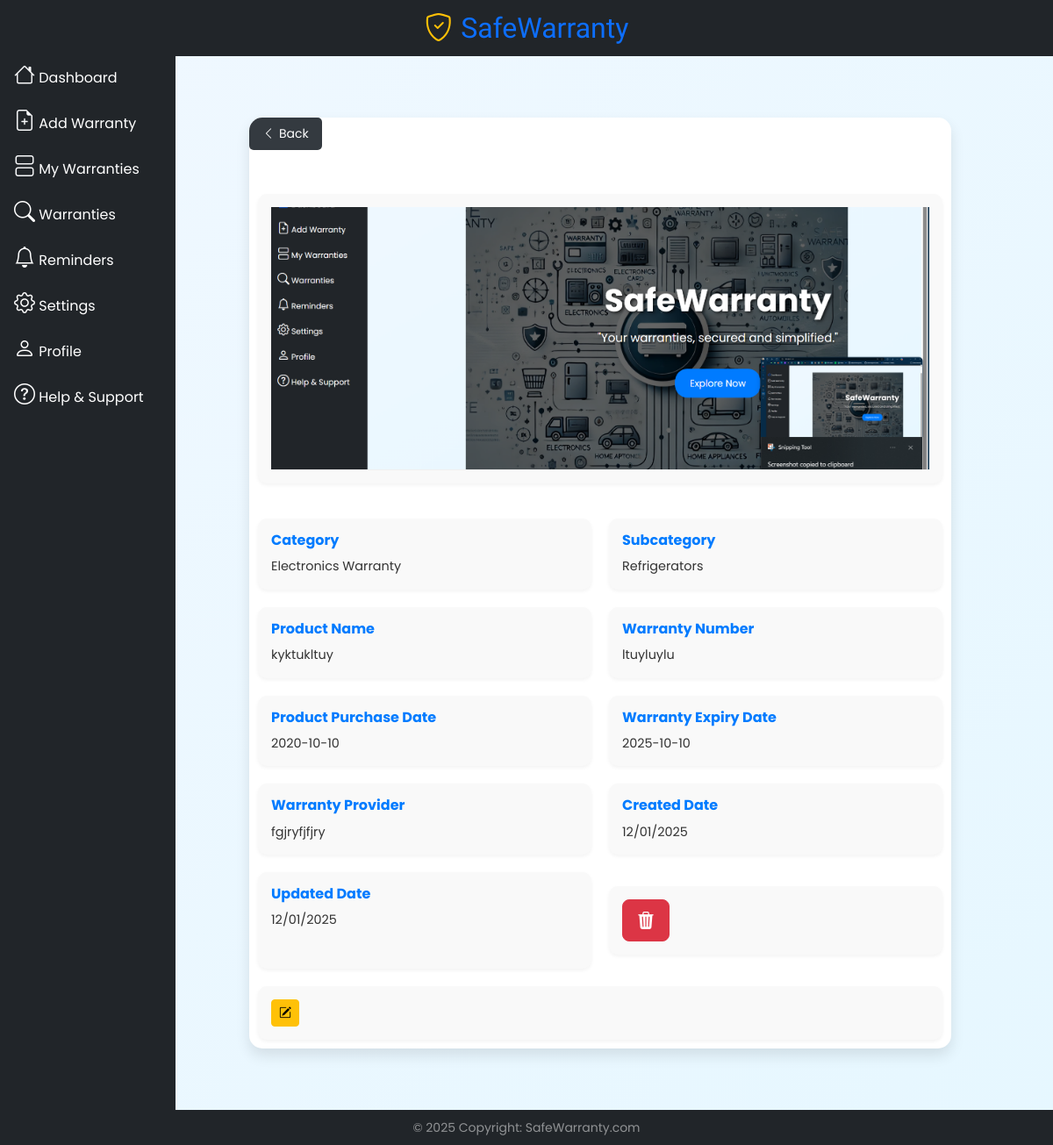
Page /view_warranties/1 on the committed database.
### models/__init__.py (models this page shows, shortened)
class WarrantyCard(db.Model):
    id = db.Column(db.Integer, primary_key=True)
    image = db.Column(db.String(200), nullable=True)  # Path to the uploaded image
    product_name= db.Column(db.String(100), nullable=False)
    warranty_number = db.Column(db.String(80), unique=True ,nullable=False)
    product_purchase_date = db.Column(db.Date(), nullable=False)
    warranty_expiry_date = db.Column(db.Date(), nullable=False)
    warranty_provider = db.Column(db.String(500))
    created_at = db.Column(db.DateTime(timezone=True), server_default=func.now())
    updated_at = db.Column(db.DateTime(timezone=True), server_default=func.now())
    category_id = db.Column(db.Integer, db.ForeignKey('category.id'), nullable=True)
    subcategory_id = db.Column(db.Integer, db.ForeignKey('subcategory.id'), nullable=True)
    category = db.relationship('Category', backref='warranties')
    subcategory = db.relationship('Subcategory', backref='warranties')

class Category(db.Model):
    id = db.Column(db.Integer, primary_key=True)
    name = db.Column(db.String(100), nullable=False)
    subcategories = db.relationship('Subcategory', backref='category', lazy=True)

class Subcategory(db.Model):
    id = db.Column(db.Integer, primary_key=True)
    name = db.Column(db.String(100), nullable=False)
    category_id = db.Column(db.Integer, db.ForeignKey('category.id'), nullable=False)

### main.py (the view)
@app.route('/view_warranties/<int:warranty_id>')
def view_warranties(warranty_id):
    all_warranties = WarrantyCard.query.filter_by(id=warranty_id).first()
    return render_template('warranty_mgmt/view_warranty.html', page_heading='View Warranty Details',all_warranties=all_warranties)

### templates/warranty_mgmt/view_warranty.html (shortened to what this page needs)
{% extends 'base.html' %}
{% block content %}
<div class="main-container">
    <div class="main-card">
        <a href="{{ url_for('get_warranties') }}" class="btn-back ">
            <i class="bi bi-chevron-left"></i> Back
        </a>
        <div class="card-content">
            <div class="info-section">
                <div class="info-card">
                    <p><img src="{{ url_for('static', filename=all_warranties.image) }}" alt="Warranty Image"
                            class="warranty-image"></p>
                </div>
                <div class="info-section">
                    <div class="info-card">
                        <h6>Category</h6>
                        <p>{{ all_warranties.category.name }}</p>
                    </div>
                    <div class="info-card">
                        <h6>Subcategory</h6>
                        <p>{{ all_warranties.subcategory.name }}</p>
                    </div>
                    <div class="info-card">
                        <h6>Product Name</h6>
                        <p>{{ all_warranties.product_name }}</p>
                    </div>
                    <div class="info-card">
                        <h6>Warranty Number</h6>
                        <p>{{ all_warranties.warranty_number }}</p>
                    </div>
                    <div class="info-card">
                        <h6>Product Purchase Date</h6>
                        <p>{{ all_warranties.product_purchase_date }}</p>
                    </div>
                    <div class="info-card">
                        <h6>Warranty Expiry Date</h6>
                        <p>{{ all_warranties.warranty_expiry_date }}</p>
                    </div>
                    <div class="info-card">
                        <h6>Warranty Provider</h6>
                        <p>{{ all_warranties.warranty_provider }}</p>
                    </div>
                    <div class="info-card">
                        <h6>Created Date</h6>
                        <p>{{ all_warranties.created_at.strftime("%d/%m/%Y") }}</p>
                    </div>
                    <div class="info-card">
                        <h6>Updated Date</h6>
                        <p>{{ all_warranties.updated_at.strftime("%d/%m/%Y") }}</p>
                    </div>
                    <div class="mt-3 mb-3 info-card">
                        <form action="{{ url_for('delete_warranty', warranty_id=all_warranties.id) }}" method="POST">
                            <button type="submit" class="btn btn-lg btn-danger">
                                <i class="bi bi-trash3-fill"></i>
                            </button>
                        </form>
                    </div>
                    <div class="d-flex gap-4 info-card">
                        <a href="{{url_for('edit_warranty', warranty_id=all_warranties.id)}}" class="text-warning">
                            <button class="btn btn-sm btn-warning">
                                <i class="bi bi-pencil-square"></i>
                            </button>
                        </a>
                    </div>
                </div>
            </div>
        </div>
    </div>
</div>
{% endblock %}

### static/styles/style.css (style rules this page uses)
* { padding:0; margin:0; font-family: "Poppins", sans-serif; }
body { background: linear-gradient(to bottom right, #f0f8ff, #e6f7ff); font-family: 'Arial', sans-serif; }

### templates/layout/side_navbar.html (style rules this page uses)
body { overflow-x: hidden; }

### templates/warranty_mgmt/view_warranty.html (style rules this page uses)
.main-container { display: flex; justify-content: center; align-items: center; padding: 40px; min-height: 100vh; }
.main-card { width: 100%; max-width: 800px; background-color: #ffffff; border-radius: 15px; box-shadow: 0 8px 16px rgba(0, 0, 0, 0.1); overflow: hidden; }
.warranty-image { display: block; width: 100%; max-height: 300px; object-fit: cover; border-bottom: 1px solid #f0f0f0; }
.card-content { padding: 10px; }
.info-section { display: flex; flex-wrap: wrap; gap: 20px; margin-top: 20px; }
.info-card { flex: 1 1 calc(50% - 20px); padding: 15px; background: #f9f9f9; border-radius: 10px; box-shadow: 0 2px 4px rgba(0, 0, 0, 0.05); transition: transform 0.3s ease, box-shadow 0.3s ease; }
.info-card h6 { margin: 0 0 10px; font-size: 1rem; font-weight: bold; color: #007bff; }
.info-card p { margin: 0; font-size: 0.9rem; color: #333; }
.btn-back { display: inline-flex; align-items: center; margin-bottom: 20px; padding: 8px 15px; font-size: 14px; color: #fff; background-color: #343a40; border: none; border-radius: 5px; text-decoration: none; transition: background-color 0.3s ease; }
.btn-back i { margin-right: 5px; }

### rows in the picture
WarrantyCard: image (picture), product_name "kyktukltuy", warranty_number "ltuyluylu", product_purchase_date "2020-10-10", warranty_expiry_date "2025-10-10", warranty_provider "fgjryfjfjry", created_at "12/01/2025", updated_at "12/01/2025"
Category: category.name "Electronics Warranty"
Subcategory: subcategory.name "Refrigerators"
